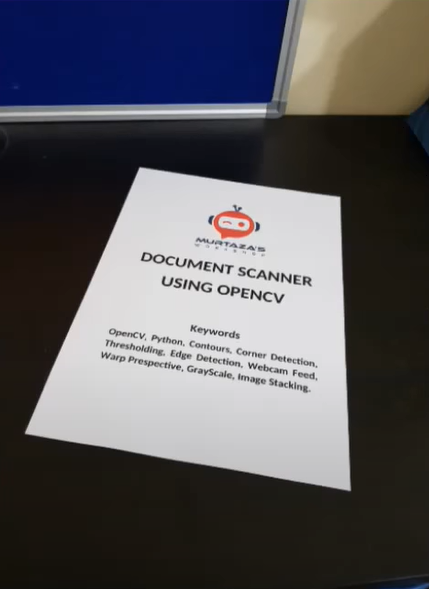
#> input picture 1.png, 429 x 589 px
$ python Test.py
#> lines starting #> are read from the running program, lines starting #| are printed output that depends on the picture
import cv2

# Read an image
image = cv2.imread('1.png')
#> image is the input picture: shape (589, 429, 3); mean B, G, R 91, 86.8, 88.1

# Convert the image to grayscale
gray_image = cv2.cvtColor(image, cv2.COLOR_BGR2GRAY)
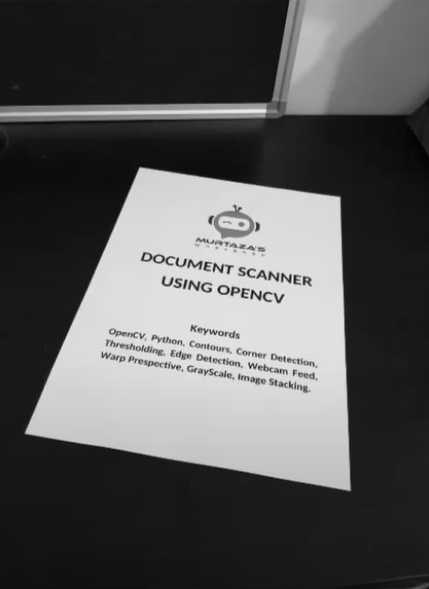
#> gray_image: shape (589, 429); min 0, max 242, mean 87.6

# Apply bitwise NOT operation
result = cv2.bitwise_not(gray_image)
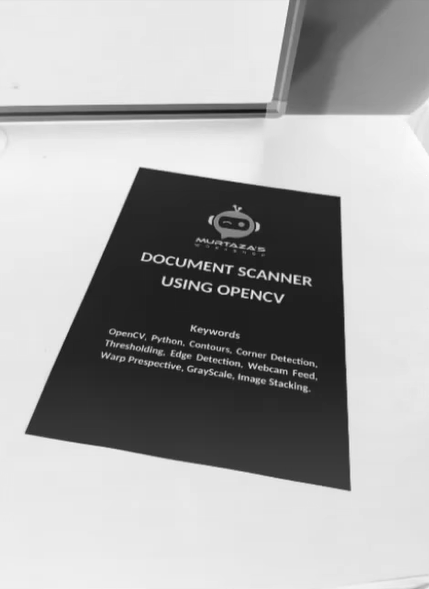
#> result: shape (589, 429); min 13, max 255, mean 167.4

# Display the original and result images
cv2.imshow('Original Image', gray_image)
cv2.imshow('Bitwise NOT Result', result)
cv2.waitKey(0)
cv2.destroyAllWindows()
